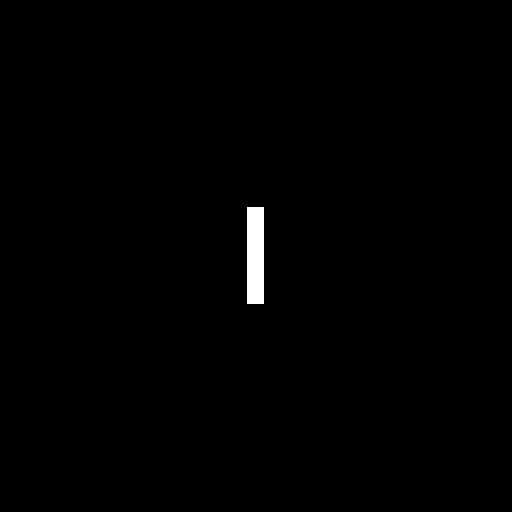
%> input picture HWs/HW4/Q2/image.tif, 1024 x 1024 px (shown at 1/2 size)
$ octave main.m   (GNU Octave 9; MATLAB toolbox functions it lacks are replaced by stand-ins)
%> lines starting %> are read from the running program, lines starting %| are printed output that depends on the picture; in (x1, y1, x2, y2) boxes, pixels count from 0 and x2, y2 are one past the last pixel; in counts of white or black regions, pixels touching at a corner belong together; the program's own positions count from 1
### HWs/HW4/Q2/a.m
function a(img)
% this function perform part 'a' of question 2
% this function compute fft and centered fft and log of fft of original image
% and show them in plots
% inputs: img: original image
% outputs: there is no output
    normalSpectrum = fft2(double(img));

    img2 = double(img);
    for i=1:size(img2,1)
        for j=1:size(img2,2)
            img2(i,j) = img2(i,j) * (-1)^(i+j);
        end
    end
    centeredSpectrum = fft2(double(img2));

    img3 = im2double(centeredSpectrum);
    logT = 40*log(1+img3);

    figure;
    subplot(2,2,1);
    imagesc(img);
    title('original');
    subplot(2,2,2);
    imagesc(abs(normalSpectrum));
    title('spectrum');
    subplot(2,2,3);
    imagesc(abs(centeredSpectrum));
    title('centered spectrum');
    subplot(2,2,4);
    imagesc(abs(logT));
    title('log transform spectrum');
end

### HWs/HW4/Q2/b.m
function [rotated,transformed] = b(angle,TFactorX,TFactorY,img)
% this function perform part 'b' of question 2
% this function rotate image by angle size and transform image by
% TFactorX and TFactorY with fill values of zero
% inputs: angle: rotation angle, TFactorX and TFactorY: factors for
% translating image, img: original image
% outputs: rotated: rotated image, transformed: transformed image
    rotated = imrotate(img,angle,'bilinear');

    transformed = imtranslate(img,[ TFactorX , TFactorY ],'FillValues',0);

end

### HWs/HW4/Q2/c.m
function c(img,transformed,rotated)
% this function perform part 'c' of question 2
% this function calculate fft of original and rotated and transform images
% this function plot phase of this 3 images
% inputs: rotated: rotated image, transformed: transformed image,
% img:original image
% outputs: there is no output
    normalSpectrum = fft2(img);
    transSpectrum = fft2(transformed);
    rotateSpectrum = fft2(rotated);

    normalPhase= angle(normalSpectrum);
    transPhase = angle(transSpectrum);
    rotatePhase = angle(rotateSpectrum);

    figure;
    subplot(1,3,1);
    imshow(normalPhase,[]);
    title('normal phase');
    subplot(1,3,2);
    imshow(transPhase,[]);
    title('translated phase');
    subplot(1,3,3);
    imshow(rotatePhase,[]);
    title('rotated phase');
end

### HWs/HW4/Q2/d.m
function d(img,img2)
% this function perform part 'd' of question 2
% this function calculate angle of rectangle and woman image
% this function calculate magnitude of rectangle and woman image
% this function show original woman image and phase of this image lonely
% and magnitude of this image lonely and show magnitude of woman + phase of
% rectangle and vice versal
% inputs: img: original image of rectangle, img2: original image of woman
% outputs: there is no output
    img = imresize(img,[512 512]);
    spectrum1 = fft2(double(img));
    spectrum2 = fft2(double(img2));

    phase1 = angle(spectrum1);
    phase2 = angle(spectrum2);

    mag1 = abs(spectrum1);
    mag2 = abs(spectrum2);

    figure;
    subplot(2,3,1);
    imshow(img2);
    title('woman');

    subplot(2,3,2);
    imshow(phase2,[]);
    title('woman phase');

    rec1 = ifft2(exp(1i*phase2));
    subplot(2,3,3);
    imshow(rec1,[]);
    title('rec with just phase');

    rec2 = ifftshift(ifft2(mag2));
    subplot(2,3,4);
    imshow(uint8(rec2));
    title('rec with just mag');

    rec3 = ifft2( mag1 .* exp(1i*phase2));
    rec4 = ifft2( mag2 .* exp(1i*phase1));

    subplot(2,3,5);
    imshow(rec3,[]);
    title('mag rect + phase woman');
    subplot(2,3,6);
    imshow(rec4,[]);
    title('mag woman + phase rect');
end

### HWs/HW4/Q2/main.m
clear all;
clc;

img = imread('image.tif');
%> img is the input picture: size 1024x1024 uint8; 0.63% white; 1 white region, box (x1, y1, x2, y2) and area: (494, 414, 528, 608) 6596

a(img);
%> after the loop in a, `for i=1:size(img2,1)`: img2: size 1024x1024 double; min -255, max 255, mean 0

angle = int8(input('Please insert angle for rotation: '));
%> the answer given: 30

TFactorX = double(input('Please insert distance factor x for translation: '));
%> the answer given: 2

TFactorY = double(input('Please insert distance factor y for translation: '));
%> the answer given: 2

[rotated,transformed] = b(angle,TFactorX,TFactorY,img);
%> in b, `transformed = imtranslate(img,[ TFactorX , TFactorY ],'FillValues',0);`: transformed: size 1024x1024 uint8; 0.63% white; 1 white region, box (x1, y1, x2, y2) and area: (496, 416, 530, 610) 6596

a(rotated);

a(transformed);
%> after the loop in a (call 3), `for i=1:size(img2,1)`:
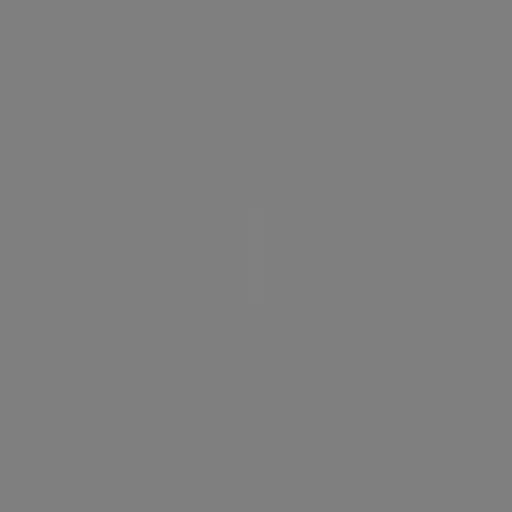
%> img2: size 1024x1024 double (shown at 1/2 size); min -255, max 255, mean 0; mean of the top-left, top-right, bottom-left and bottom-right quarters 0, 0, 0, 0; drawn with min black and max white

c(img,transformed,rotated);

img2 = imread('image2.tif');
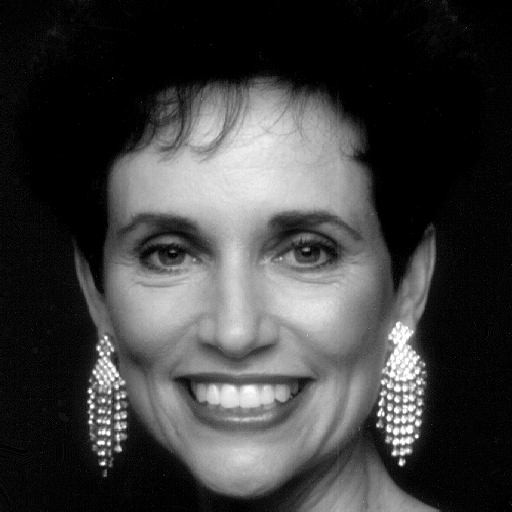
%> input picture HWs/HW4/Q2/image2.tif, 512 x 512 px
%> img2 is the input picture: size 512x512 uint8; min 0, max 255, mean 62.2

d(img,img2);
%> in d, `phase1 = angle(spectrum1);`:
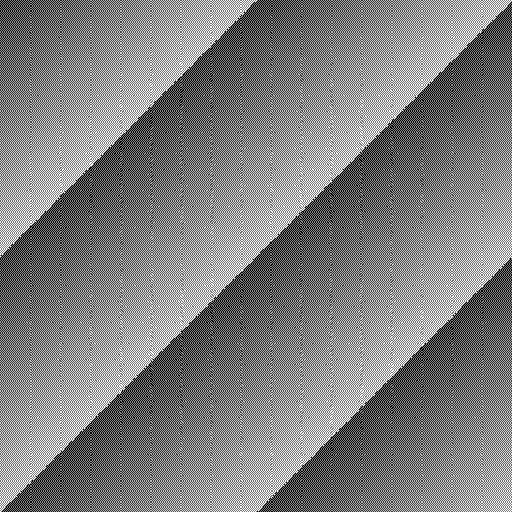
%> phase1: size 512x512 double; min -3.14, max 3.14, mean 2.4e-05; drawn with min black and max white
%> in d, `phase2 = angle(spectrum2);`:
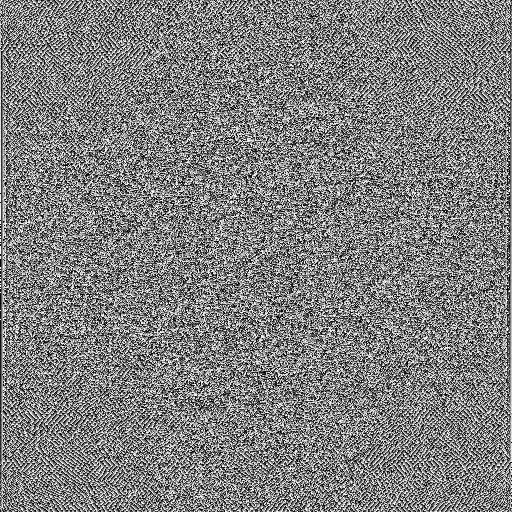
%> phase2: size 512x512 double; min -3.14, max 3.14, mean 2.4e-05; mean of the top-left, top-right, bottom-left and bottom-right quarters 0.0119, -0.000832, -0.00579, -0.00519; drawn with min black and max white
%> in d, `imshow(uint8(rec2));`:
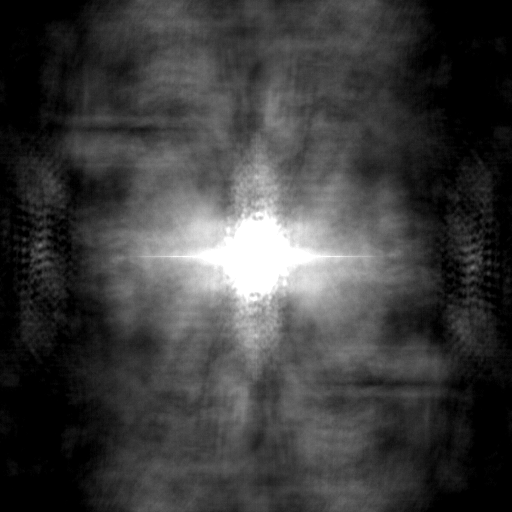
%> displayed picture: size 512x512, on the screen's scale of 0 to 255; min 0, max 255, mean 60.9
%> in d, `rec3 = ifft2( mag1 .* exp(1i*phase2));`:
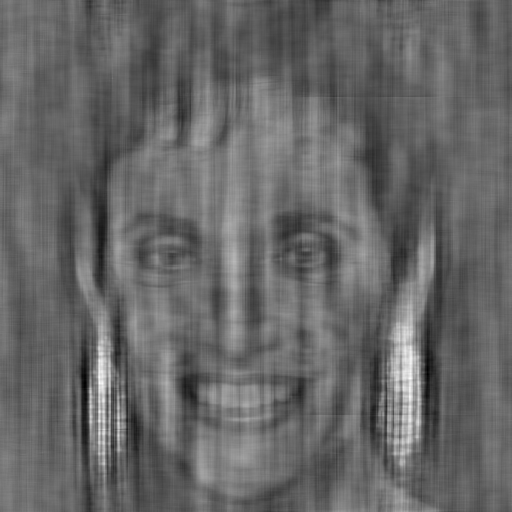
%> rec3: size 512x512 double; min -85.94, max 131.1, mean 1.6; drawn with min black and max white
%> in d, `rec4 = ifft2( mag2 .* exp(1i*phase1));`:
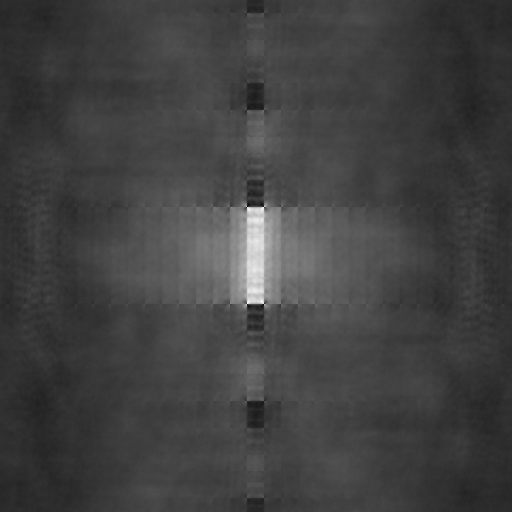
%> rec4: size 512x512 double; min -169.7, max 731.1, mean 62.2; drawn with min black and max white
%> (the run ends here)
